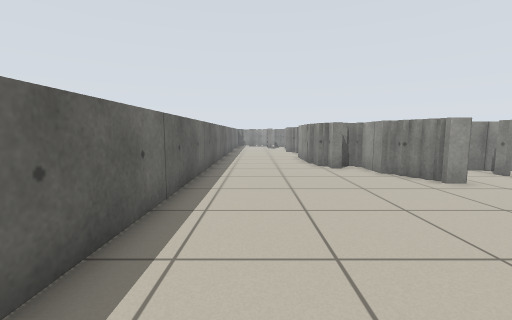
View 1 (above)

24 first-person views from a walk through a robot-simulator world made for Stage. The camera is 0.77 m above the floor, tilts 6° down and sees 90° across. The lines on the ground mark 1 m squares. The floor is counted in squares, 0.5 m on a side. Each view is taken from the middle of a square. On the plan, view 1 faces up. The plan holds only what a view shows up to about 14 squares ahead; the rest is blank. The place goes on beyond the plan. Robots are left out.

View 2
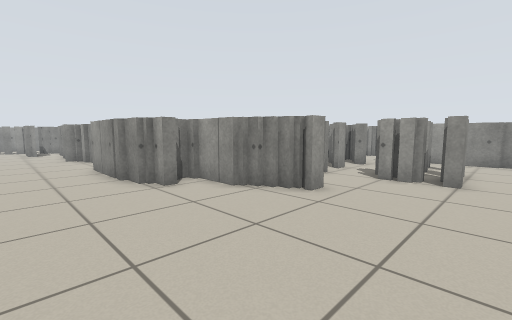

View 3
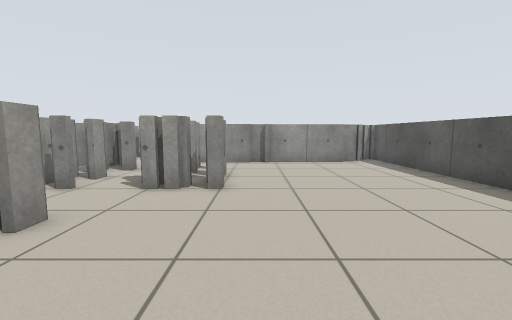

View 4
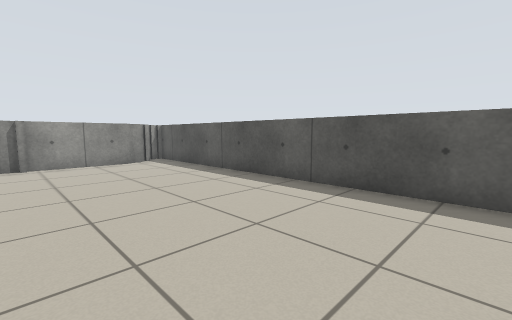

View 5
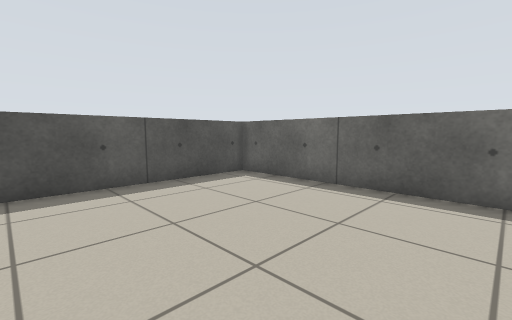

View 6
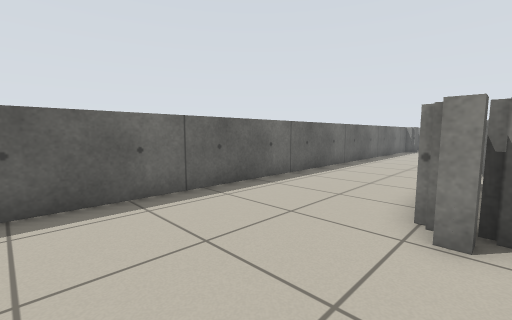

View 7
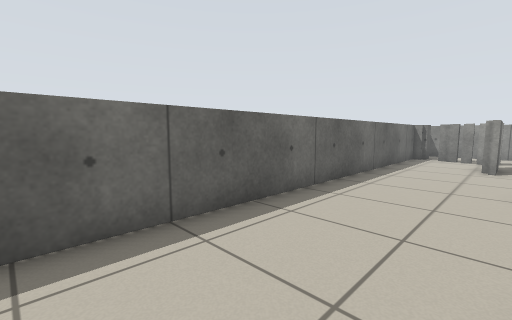

View 8
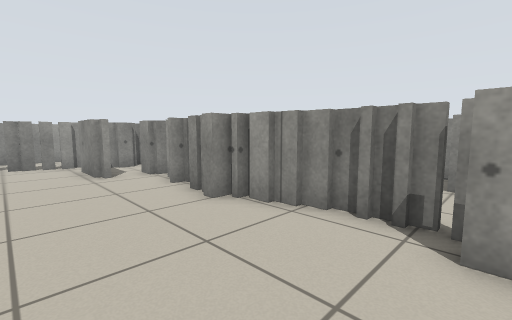

View 9
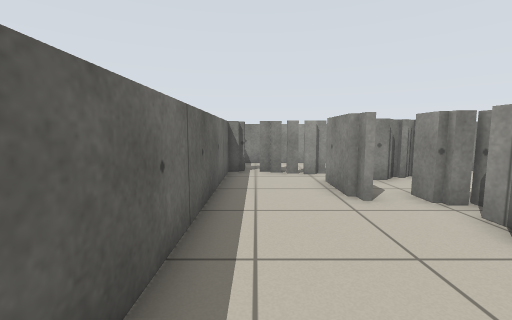

View 10
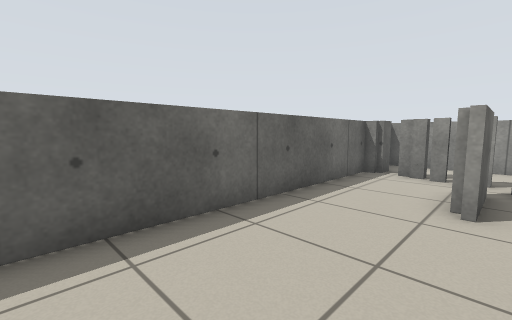

View 11
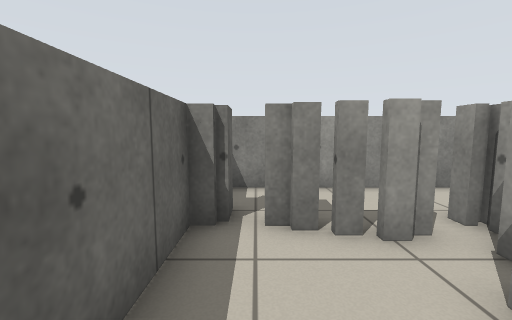

View 12
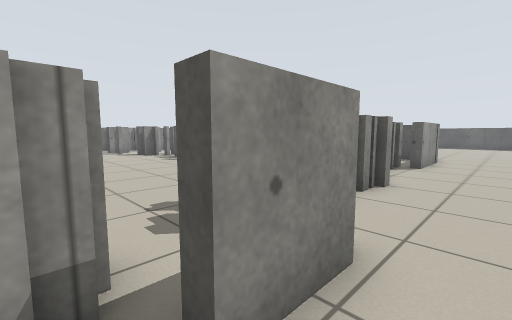

View 13
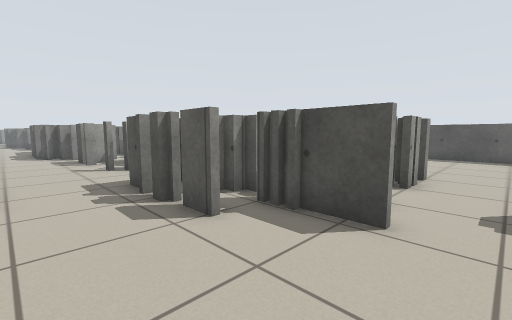

View 14
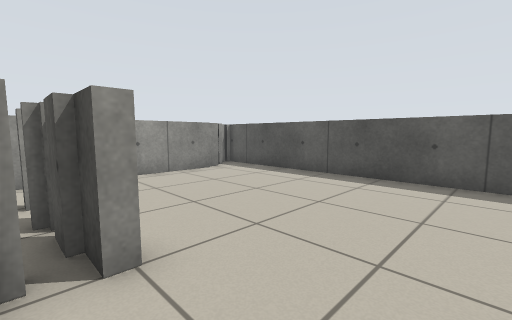

View 15
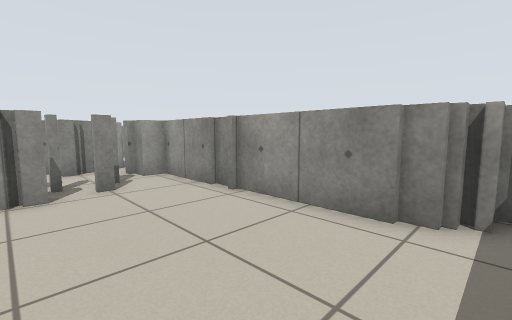

View 16
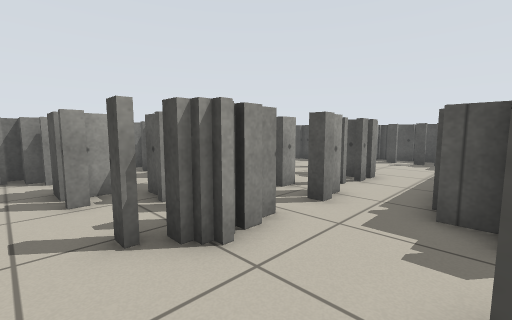

View 17
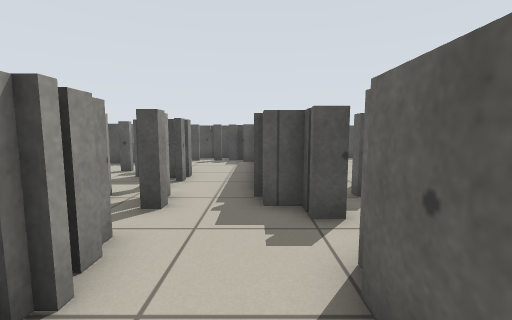

View 18
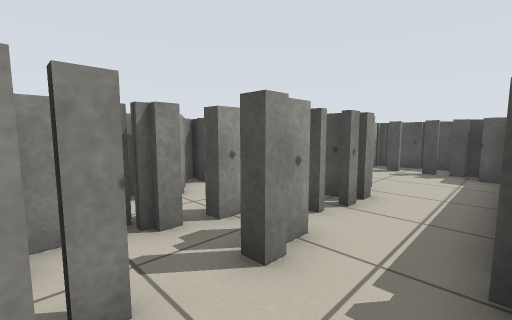

View 19
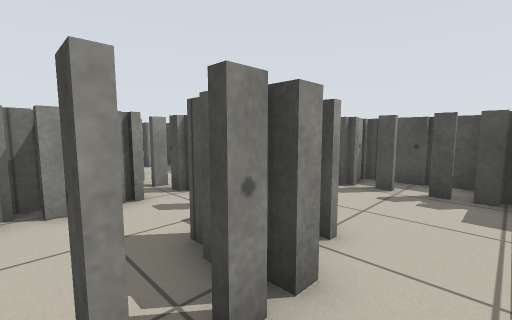

View 20
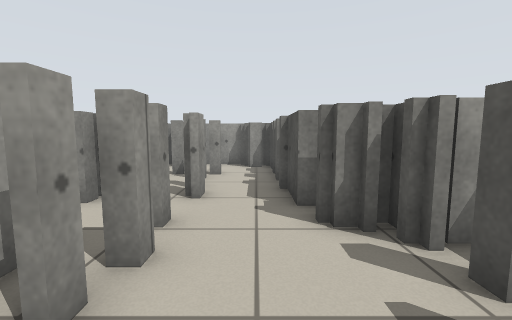

View 21
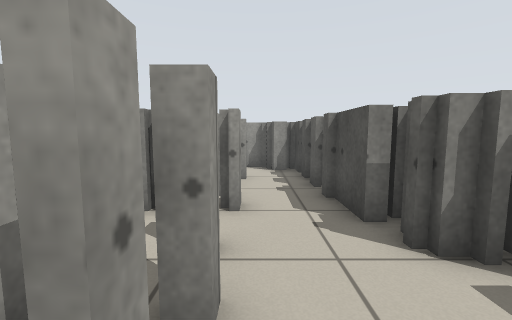

View 22
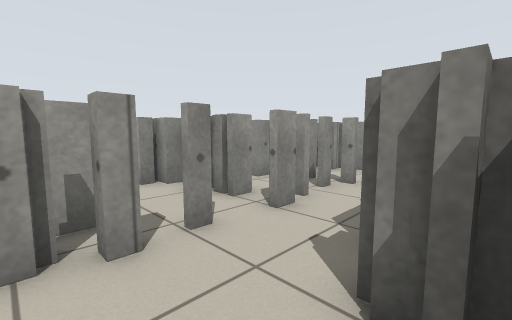

View 23
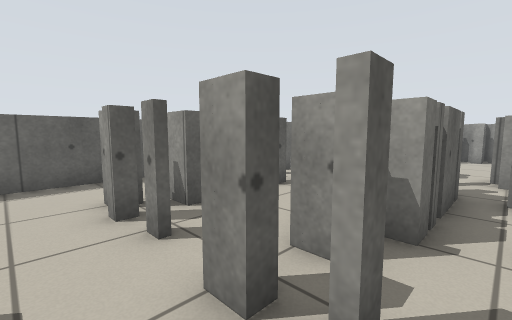

View 24
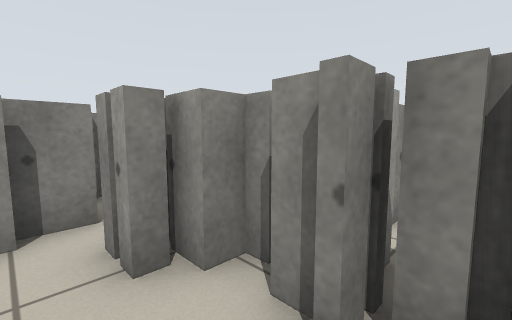

### Floor plan
Key: @ floor where view 1 was taken; # wall or solid block; x gap in a wall; . floor; T thing the floor can be seen under or through.
Columns run from 2 left of view 1 to 26 right of it. Each row starts with its distance up from view 1.
 33 ########
 32 #......
 31 ##....
 30 ###xTT
 29 #...TT##
 28 #..TTT...
 27 #..TT......
 26 #..TTT#.........
 25 #....T#  ........
 24 #....##    ......
 23 #....#       ...
 22 #....#
 21 #....#
 20 #....#                    #
 19 #....##                  ##
 18 #.....#    #              #
 17 #.....x..###              .
 16 #....##                   .
 15 #....#.  . .................
 14 #....#.   ..................
 13 #....#.  ...................#
 12 #....### ....#####.....###.##
 11 #....### ..#######..##.###.#
 10 #......# ..#######..#####
  9 #......##..#######..#####
  8 #.......#...#  ####.###.#####
  7 #..........########.###.###.#
  6 #..........#####.##..x...##.#
  5 #..........####..##.##...##.#
  4 #................##.###..##.#
  3 #.................#..##..##.#
  2 #.................#..........
  1 #.................#..........
  0 #.@...............#....######
 -1 #.................###.####
 -2 #.................######
 -3 ###################   ##

Positions as (right, up) in squares from view 1, and headings:
1: (0, 0), facing up
2: (0, 4), facing up-right
3: (2, 4), facing right
4: (2, 4), facing down-right
5: (5, 5), facing down-left
6: (4, 7), facing up-left
7: (2, 13), facing up-left
8: (-1, 16), facing up-right
9: (-1, 20), facing up
10: (2, 20), facing up-left
11: (-1, 26), facing up
12: (0, 29), facing down-right
13: (7, 15), facing down-right
14: (6, 6), facing down-right
15: (11, -2), facing up-right
16: (15, 13), facing down-right
17: (16, 13), facing down
18: (16, 10), facing down-right
19: (17, 6), facing down-right
20: (17, 1), facing right
21: (18, 2), facing right
22: (19, -1), facing up-right
23: (25, 1), facing up-left
24: (21, 4), facing up-right
